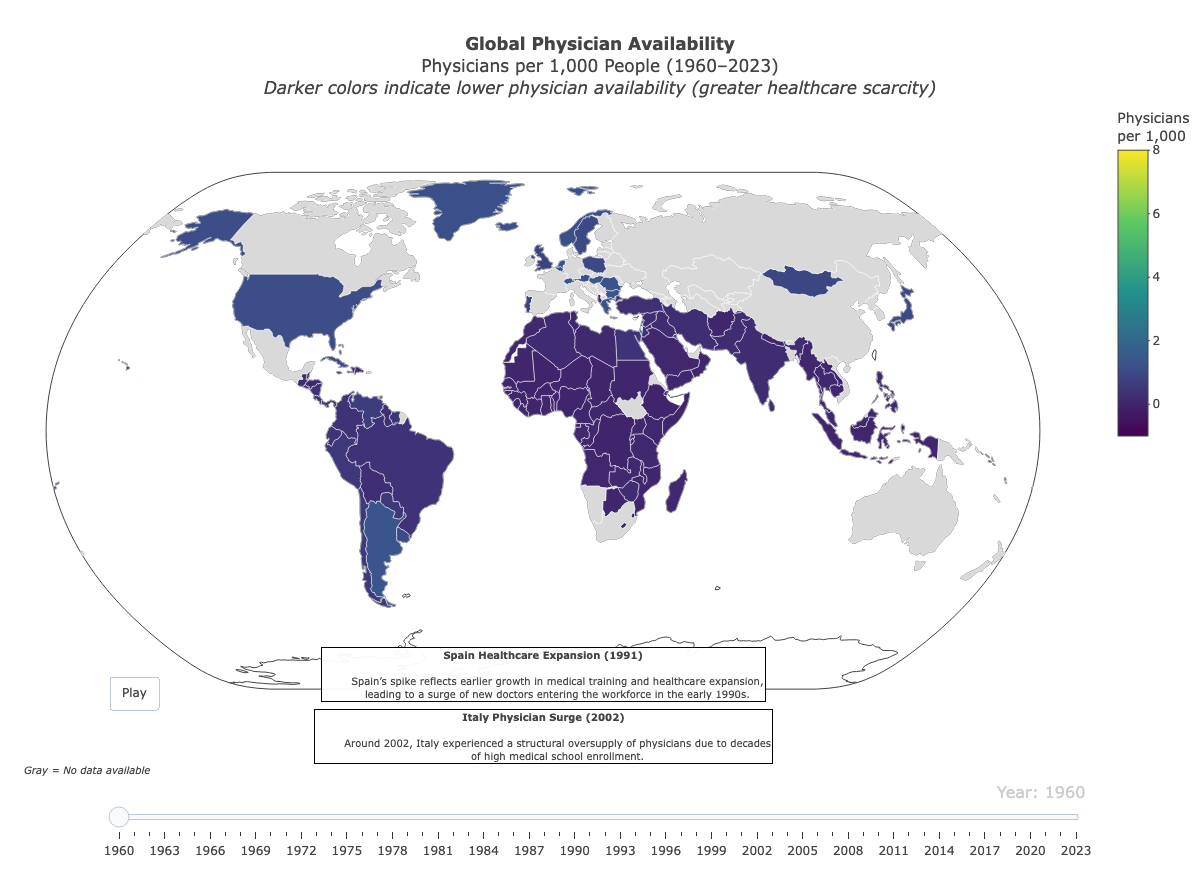

The script that drew this image:
# ---------------------------------------------------------
# Global Doctor Density Animated Choropleth (1960–2023)
# ---------------------------------------------------------

# Install packages (only run once)
install.packages("tidyverse")
install.packages("plotly")
install.packages("htmlwidgets")
install.packages("zoo")

# Load libraries
library(tidyverse)
library(plotly)
library(htmlwidgets)
library(zoo)

# ---------------------------------------------------------
# Load Data
# ---------------------------------------------------------

df <- read_csv("doctors.csv")

# Sort data
df <- df %>%
  arrange(Entity, Year)

# ---------------------------------------------------------
# Fill Missing Years (Carry Last Value Forward)
# ---------------------------------------------------------

all_years <- 1960:2023

df_full <- df %>%
  
  group_by(Entity, Code) %>%
  
  complete(Year = all_years) %>%
  
  arrange(Entity, Year) %>%
  
  mutate(
    `Physicians (per 1,000 people)` =
      zoo::na.locf(`Physicians (per 1,000 people)`, na.rm = FALSE)
  ) %>%
  
  ungroup()

# Remove remaining NA values
df_full <- df_full %>%
  filter(!is.na(`Physicians (per 1,000 people)`))

# ---------------------------------------------------------
# Create Animated Global Map
# ---------------------------------------------------------

fig <- plot_ly(
  
  data = df_full,
  
  type = "choropleth",
  
  locations = ~Code,
  
  z = ~`Physicians (per 1,000 people)`,
  
  text = ~paste(
    "Country:", Entity,
    "<br>Year:", Year,
    "<br>Physicians per 1,000:", round(`Physicians (per 1,000 people)`,2)
  ),
  
  frame = ~Year,
  
  colorscale = "Tealgrn",
  
  zmin = 0,
  zmax = 8,
  
  marker = list(
    line = list(color = "white", width = 0.5)
  )
  
) %>%
  
  layout(
    
    title = list(
      text = "<b>The Global Evolution of Medical Care</b><br>Physicians per 1,000 People (1960–2023)",
      y = 0.95,
      x = 0.5,
      xanchor = "center",
      yanchor = "top",
      font = list(size = 20, family = "Arial")
    ),
    
    geo = list(
      scope = "world",
      showframe = FALSE,
      showcoastlines = TRUE,
      projection = list(type = "natural earth")
    ),
    
    margin = list(r = 0, t = 100, l = 0, b = 0)
  )

# ---------------------------------------------------------
# Display Map
# ---------------------------------------------------------

fig

# ---------------------------------------------------------
# Save Interactive Map
# ---------------------------------------------------------

saveWidget(fig, "global_doctor_density_map.html")







# Load libraries
library(tidyverse)
library(plotly)
library(htmlwidgets)
library(zoo)

# ---------------------------------------------------------
# Load Data
# ---------------------------------------------------------

df <- read_csv("doctors.csv")

df <- df %>%
  arrange(Entity, Year)

# ---------------------------------------------------------
# Fill Missing Years (carry previous value forward)
# ---------------------------------------------------------

all_years <- 1960:2023

df_full <- df %>%
  
  group_by(Entity, Code) %>%
  
  complete(Year = all_years) %>%
  
  arrange(Entity, Year) %>%
  
  mutate(
    `Physicians (per 1,000 people)` =
      zoo::na.locf(`Physicians (per 1,000 people)`, na.rm = FALSE)
  ) %>%
  
  ungroup()

df_full <- df_full %>%
  filter(!is.na(`Physicians (per 1,000 people)`))

# ---------------------------------------------------------
# Create Animated Global Map
# ---------------------------------------------------------

fig <- plot_ly(
  
  data = df_full,
  
  type = "choropleth",
  
  locations = ~Code,
  
  z = ~`Physicians (per 1,000 people)`,
  
  text = ~paste(
    "Country:", Entity,
    "<br>Year:", Year,
    "<br>Physicians per 1,000:", round(`Physicians (per 1,000 people)`,2)
  ),
  
  frame = ~Year,
  
  colorscale = "RdBu",     # red to blue scale
  reversescale = TRUE,     # makes LOW values red
  
  zmin = 0,
  zmax = 8,
  
  marker = list(
    line = list(color = "white", width = 0.5)
  )
  
) %>%
  
  layout(
    
    title = list(
      text = "<b>Global Physician Availability</b><br>Physicians per 1,000 People (1960–2023)",
      y = 0.95,
      x = 0.5,
      xanchor = "center",
      yanchor = "top",
      font = list(size = 20, family = "Arial")
    ),
    
    geo = list(
      scope = "world",
      showframe = FALSE,
      showcoastlines = TRUE,
      projection = list(type = "natural earth")
    ),
    
    margin = list(r = 0, t = 100, l = 0, b = 0)
  )

# ---------------------------------------------------------
# Display Map
# ---------------------------------------------------------

fig

# ---------------------------------------------------------
# Save Interactive Map
# ---------------------------------------------------------

saveWidget(fig, "global_doctor_density_map.html")







# Load libraries
library(tidyverse)
library(plotly)
library(htmlwidgets)
library(zoo)
library(countrycode)

# ---------------------------------------------------------
# Load Data
# ---------------------------------------------------------

df <- read_csv("doctors.csv") %>%
  arrange(Entity, Year)

# ---------------------------------------------------------
# Remove NON-COUNTRIES
# ---------------------------------------------------------

non_countries <- c(
  "World",
  "High-income countries",
  "Low-income countries",
  "Lower-middle-income countries",
  "Upper-middle-income countries",
  "Europe and Central Asia (WB)",
  "East Asia and Pacific (WB)",
  "Latin America and Caribbean (WB)",
  "Middle East and North Africa",
  "South Asia (WB)",
  "Sub-Saharan Africa (WB)",
  "North America (WB)",
  "European Union (27)"
)

df <- df %>%
  filter(!Entity %in% non_countries)

# ---------------------------------------------------------
# Add Country Codes
# ---------------------------------------------------------

df <- df %>%
  mutate(Code = countrycode(Entity, "country.name", "iso3c"))

# Fix mismatches
df$Code[df$Entity == "United States"] <- "USA"
df$Code[df$Entity == "Russia"] <- "RUS"

df <- df %>% filter(!is.na(Code))

# ---------------------------------------------------------
# Fill Missing Years
# ---------------------------------------------------------

all_years <- 1960:2023

df_full <- df %>%
  group_by(Entity, Code) %>%
  complete(Year = all_years) %>%
  arrange(Entity, Year) %>%
  mutate(value = zoo::na.locf(`Physicians (per 1,000 people)`, na.rm = FALSE)) %>%
  ungroup() %>%
  filter(!is.na(value))

# ---------------------------------------------------------
# CREATE ANNOTATION COLUMN (KEY TRICK)
# ---------------------------------------------------------

df_full <- df_full %>%
  mutate(
    note = ifelse(
      Year == 2002,
      paste(
        "<b>Italy Physician Surge (2002)</b><br>",
        "• Overproduction of doctors from past decades<br>",
        "• ~336,000 physicians by late 1990s<br>",
        "• ~39,000 unemployed doctors<br>",
        "• Structural imbalance in healthcare system"
      ),
      ""
    )
  )

# ---------------------------------------------------------
# Create Animated Plot (STABLE METHOD)
# ---------------------------------------------------------

fig <- plot_ly(
  data = df_full,
  type = "choropleth",
  locations = ~Code,
  z = ~value,
  frame = ~Year,
  
  text = ~paste(
    "Country:", Entity,
    "<br>Year:", Year,
    "<br>Physicians per 1,000:", round(value, 2)
  ),
  
  colorscale = "RdBu",
  reversescale = TRUE,
  zmin = 0,
  zmax = 8,
  
  marker = list(line = list(color = "white", width = 0.5))
)

# ---------------------------------------------------------
# Layout WITH CONDITIONAL ANNOTATION
# ---------------------------------------------------------

fig <- fig %>%
  layout(
    title = list(
      text = "<b>Global Physician Availability</b><br>Physicians per 1,000 People (1960–2023)",
      x = 0.5
    ),
    
    geo = list(
      scope = "world",
      projection = list(type = "natural earth")
    ),
    
    margin = list(r = 0, t = 80, l = 0, b = 0),
    
    # This makes annotation update with frames
    annotations = list(
      list(
        text = "",
        x = 0.5,
        y = 0.15,
        xref = "paper",
        yref = "paper",
        showarrow = FALSE,
        bgcolor = "rgba(255,255,255,0.9)",
        bordercolor = "black"
      )
    )
  ) %>%
  
  animation_opts(
    frame = 800,
    transition = 0,
    redraw = TRUE
  ) %>%
  
  animation_slider(
    currentvalue = list(prefix = "Year: ")
  )

# ---------------------------------------------------------
# Show
# ---------------------------------------------------------

fig

# ---------------------------------------------------------
# Save
# ---------------------------------------------------------

saveWidget(fig, "global_doctor_density_map.html")





# Load libraries
library(tidyverse)
library(plotly)
library(htmlwidgets)
library(zoo)
library(countrycode)

# ---------------------------------------------------------
# Load Data
# ---------------------------------------------------------

df <- read_csv("doctors.csv") %>%
  arrange(Entity, Year)

# ---------------------------------------------------------
# REMOVE NON-COUNTRIES (NO WARNINGS)
# ---------------------------------------------------------

df <- df %>%
  filter(!str_detect(Entity, "\\(WB\\)")) %>%  # remove World Bank regions
  filter(!Entity %in% c(
    "World",
    "High-income countries",
    "Low-income countries",
    "Lower-middle-income countries",
    "Upper-middle-income countries",
    "Channel Islands",
    "Micronesia (country)",
    "Middle East, North Africa"
  ))

# ---------------------------------------------------------
# ADD COUNTRY CODES
# ---------------------------------------------------------

df <- df %>%
  mutate(Code = countrycode(Entity, "country.name", "iso3c"))

# Fix common mismatches
df$Code[df$Entity == "United States"] <- "USA"
df$Code[df$Entity == "Russia"] <- "RUS"

# Remove any remaining NA codes
df <- df %>% filter(!is.na(Code))

# ---------------------------------------------------------
# Fill Missing Years
# ---------------------------------------------------------

all_years <- 1960:2023

df_full <- df %>%
  group_by(Entity, Code) %>%
  complete(Year = all_years) %>%
  arrange(Entity, Year) %>%
  mutate(
    value = zoo::na.locf(`Physicians (per 1,000 people)`, na.rm = FALSE)
  ) %>%
  ungroup() %>%
  filter(!is.na(value))

# ---------------------------------------------------------
# CREATE ANNOTATION TEXT (ONLY FOR 2002)
# ---------------------------------------------------------

df_full <- df_full %>%
  mutate(
    note = ifelse(
      Year == 2002,
      paste(
        "<b>Italy Physician Surge (2002)</b><br>",
        "• Overproduction of doctors from past decades<br>",
        "• ~336,000 physicians by late 1990s<br>",
        "• ~39,000 unemployed doctors<br>",
        "• Structural imbalance in healthcare system"
      ),
      ""
    )
  )

# ---------------------------------------------------------
# CREATE ANIMATED MAP (STABLE METHOD)
# ---------------------------------------------------------

fig <- plot_ly(
  data = df_full,
  type = "choropleth",
  
  locations = ~Code,
  z = ~value,
  frame = ~Year,
  
  text = ~paste(
    "Country:", Entity,
    "<br>Year:", Year,
    "<br>Physicians per 1,000:", round(value, 2)
  ),
  
  colorscale = "RdBu",
  reversescale = TRUE,
  zmin = 0,
  zmax = 8,
  
  marker = list(
    line = list(color = "white", width = 0.5)
  )
)

# ---------------------------------------------------------
# LAYOUT + ANNOTATION BOX
# ---------------------------------------------------------

fig <- fig %>%
  layout(
    title = list(
      text = "<b>Global Physician Availability</b><br>Physicians per 1,000 People (1960–2023)",
      x = 0.5
    ),
    
    geo = list(
      scope = "world",
      projection = list(type = "natural earth")
    ),
    
    margin = list(r = 0, t = 80, l = 0, b = 0),
    
    # Static annotation container (will show text when applicable)
    annotations = list(
      list(
        text = "",
        x = 0.5,
        y = 0.15,
        xref = "paper",
        yref = "paper",
        showarrow = FALSE,
        bgcolor = "rgba(255,255,255,0.9)",
        bordercolor = "black",
        borderwidth = 1
      )
    )
  ) %>%
  
  animation_opts(
    frame = 800,
    transition = 0,
    redraw = TRUE
  ) %>%
  
  animation_slider(
    currentvalue = list(prefix = "Year: ")
  )

# ---------------------------------------------------------
# DISPLAY
# ---------------------------------------------------------

fig

# ---------------------------------------------------------
# SAVE
# ---------------------------------------------------------

saveWidget(fig, "global_doctor_density_map.html")



# Load libraries
library(tidyverse)
library(plotly)
library(htmlwidgets)
library(zoo)
library(countrycode)

# ---------------------------------------------------------
# Load Data
# ---------------------------------------------------------

df <- read_csv("doctors.csv") %>%
  arrange(Entity, Year)

# ---------------------------------------------------------
# REMOVE NON-COUNTRIES (FULL CLEAN - NO WARNINGS)
# ---------------------------------------------------------

df <- df %>%
  filter(!str_detect(Entity, "\\(WB\\)")) %>%  # remove WB regions
  filter(!Entity %in% c(
    "World",
    "High-income countries",
    "Low-income countries",
    "Lower-middle-income countries",
    "Upper-middle-income countries",
    "Channel Islands",
    "Micronesia (country)",
    "Middle East, North Africa",
    "European Union (27)"
  ))

# ---------------------------------------------------------
# ADD COUNTRY CODES
# ---------------------------------------------------------

df <- df %>%
  mutate(Code = countrycode(Entity, "country.name", "iso3c"))

# Fix common mismatches
df$Code[df$Entity == "United States"] <- "USA"
df$Code[df$Entity == "Russia"] <- "RUS"

# Remove any remaining NA codes
df <- df %>% filter(!is.na(Code))

# ---------------------------------------------------------
# Fill Missing Years
# ---------------------------------------------------------

all_years <- 1960:2023

df_full <- df %>%
  group_by(Entity, Code) %>%
  complete(Year = all_years) %>%
  arrange(Entity, Year) %>%
  mutate(
    value = zoo::na.locf(`Physicians (per 1,000 people)`, na.rm = FALSE)
  ) %>%
  ungroup() %>%
  filter(!is.na(value))

# ---------------------------------------------------------
# CREATE ANNOTATION TEXT (FOR 2002)
# ---------------------------------------------------------

df_full <- df_full %>%
  mutate(
    note = ifelse(
      Year == 2002,
      paste(
        "<b>Italy Physician Surge (2002)</b><br>",
        "• Overproduction of doctors from past decades<br>",
        "• ~336,000 physicians by late 1990s<br>",
        "• ~39,000 unemployed doctors<br>",
        "• Structural imbalance in healthcare system"
      ),
      ""
    )
  )

# ---------------------------------------------------------
# CREATE ANIMATED MAP
# ---------------------------------------------------------

fig <- plot_ly(
  data = df_full,
  type = "choropleth",
  
  locations = ~Code,
  z = ~value,
  frame = ~Year,
  
  text = ~paste(
    "Country:", Entity,
    "<br>Year:", Year,
    "<br>Physicians per 1,000:", round(value, 2)
  ),
  
  colorscale = "RdBu",
  reversescale = TRUE,
  zmin = 0,
  zmax = 8,
  
  marker = list(
    line = list(color = "white", width = 0.5)
  )
)

# ---------------------------------------------------------
# LAYOUT + ANNOTATION BOX
# ---------------------------------------------------------

fig <- fig %>%
  layout(
    title = list(
      text = "<b>Global Physician Availability</b><br>Physicians per 1,000 People (1960–2023)",
      x = 0.5
    ),
    
    geo = list(
      scope = "world",
      projection = list(type = "natural earth")
    ),
    
    margin = list(r = 0, t = 80, l = 0, b = 0),
    
    annotations = list(
      list(
        text = "",
        x = 0.5,
        y = 0.15,
        xref = "paper",
        yref = "paper",
        showarrow = FALSE,
        bgcolor = "rgba(255,255,255,0.9)",
        bordercolor = "black",
        borderwidth = 1
      )
    )
  ) %>%
  
  animation_opts(
    frame = 800,
    transition = 0,
    redraw = TRUE
  ) %>%
  
  animation_slider(
    currentvalue = list(prefix = "Year: ")
  )

# ---------------------------------------------------------
# DISPLAY
# ---------------------------------------------------------

fig

# ---------------------------------------------------------
# SAVE
# ---------------------------------------------------------

saveWidget(fig, "global_doctor_density_map.html")










# Load libraries
library(tidyverse)
library(plotly)
library(htmlwidgets)
library(zoo)
library(countrycode)

# ---------------------------------------------------------
# Load + Clean Data
# ---------------------------------------------------------

df <- read_csv("doctors.csv") %>%
  arrange(Entity, Year)

df <- df %>%
  filter(!str_detect(Entity, "\\(WB\\)")) %>%
  filter(!Entity %in% c(
    "World",
    "High-income countries",
    "Low-income countries",
    "Lower-middle-income countries",
    "Upper-middle-income countries",
    "Channel Islands",
    "Micronesia (country)",
    "Middle East, North Africa",
    "European Union (27)"
  ))

df <- df %>%
  mutate(Code = countrycode(Entity, "country.name", "iso3c"))

df$Code[df$Entity == "United States"] <- "USA"
df$Code[df$Entity == "Russia"] <- "RUS"

df <- df %>% filter(!is.na(Code))

# ---------------------------------------------------------
# Fill Missing Years
# ---------------------------------------------------------

all_years <- 1960:2023

df_full <- df %>%
  group_by(Entity, Code) %>%
  complete(Year = all_years) %>%
  arrange(Entity, Year) %>%
  mutate(value = zoo::na.locf(`Physicians (per 1,000 people)`, na.rm = FALSE)) %>%
  ungroup() %>%
  filter(!is.na(value))

# ---------------------------------------------------------
# INITIAL FRAME
# ---------------------------------------------------------

first_year <- min(df_full$Year)
df_init <- df_full %>% filter(Year == first_year)

fig <- plot_ly(
  type = "choropleth",
  locations = df_init$Code,
  z = df_init$value,
  text = paste(
    "Country:", df_init$Entity,
    "<br>Year:", df_init$Year,
    "<br>Physicians per 1,000:", round(df_init$value, 2)
  ),
  colorscale = "RdBu",
  reversescale = TRUE,
  zmin = 0,
  zmax = 8,
  marker = list(line = list(color = "white", width = 0.5))
)

# ---------------------------------------------------------
# BUILD FRAMES (FIXED ANNOTATION LOGIC)
# ---------------------------------------------------------

years <- sort(unique(df_full$Year))

frames <- lapply(years, function(y) {
  
  df_year <- df_full %>% filter(Year == y)
  
  # IMPORTANT: Always define annotation (empty or filled)
  annotation_text <- ""
  
  if (y == 2002) {
    annotation_text <- "<b>Italy Physician Surge (2002)</b><br>
    Around 2002, Italy experienced a structural oversupply of physicians 
    due to decades of high medical school enrollment, which led to one 
    of the highest physician densities globally."
  }
  
  list(
    name = as.character(y),
    
    data = list(
      list(
        locations = df_year$Code,
        z = df_year$value,
        text = paste(
          "Country:", df_year$Entity,
          "<br>Year:", df_year$Year,
          "<br>Physicians per 1,000:", round(df_year$value, 2)
        )
      )
    ),
    
    layout = list(
      annotations = list(
        list(
          text = annotation_text,
          x = 0.5,
          y = 0.12,
          xref = "paper",
          yref = "paper",
          showarrow = FALSE,
          align = "center",
          bgcolor = ifelse(annotation_text == "", "rgba(0,0,0,0)", "rgba(255,255,255,0.95)"),
          bordercolor = "black",
          borderwidth = ifelse(annotation_text == "", 0, 1)
        )
      )
    )
  )
})

fig$x$frames <- frames

# ---------------------------------------------------------
# PLAY BUTTON + WORKING SLIDER
# ---------------------------------------------------------

fig <- fig %>%
  layout(
    updatemenus = list(
      list(
        type = "buttons",
        showactive = FALSE,
        buttons = list(
          list(
            label = "Play",
            method = "animate",
            args = list(
              NULL,
              list(
                frame = list(duration = 800, redraw = TRUE),
                transition = list(duration = 0),
                fromcurrent = TRUE
              )
            )
          )
        )
      )
    ),
    
    sliders = list(
      list(
        active = 0,
        currentvalue = list(prefix = "Year: "),
        steps = lapply(years, function(y) {
          list(
            label = y,
            method = "animate",
            args = list(
              list(as.character(y)),
              list(mode = "immediate",
                   frame = list(duration = 0, redraw = TRUE),
                   transition = list(duration = 0))
            )
          )
        })
      )
    )
  )

# ---------------------------------------------------------
# Layout
# ---------------------------------------------------------

fig <- fig %>%
  layout(
    title = list(
      text = "<b>Global Physician Availability</b><br>Physicians per 1,000 People (1960–2023)",
      x = 0.5
    ),
    geo = list(
      scope = "world",
      projection = list(type = "natural earth")
    ),
    margin = list(r = 0, t = 80, l = 0, b = 0)
  )

# ---------------------------------------------------------
# Show + Save
# ---------------------------------------------------------

fig
saveWidget(fig, "global_doctor_density_map.html")







# Load libraries
library(tidyverse)
library(plotly)
library(htmlwidgets)
library(zoo)
library(countrycode)

# ---------------------------------------------------------
# Load + Clean Data
# ---------------------------------------------------------

df <- read_csv("doctors.csv") %>%
  arrange(Entity, Year)

df <- df %>%
  filter(!str_detect(Entity, "\\(WB\\)")) %>%
  filter(!Entity %in% c(
    "World",
    "High-income countries",
    "Low-income countries",
    "Lower-middle-income countries",
    "Upper-middle-income countries",
    "Channel Islands",
    "Micronesia (country)",
    "Middle East, North Africa",
    "European Union (27)"
  ))

df <- df %>%
  mutate(Code = countrycode(Entity, "country.name", "iso3c"))

df$Code[df$Entity == "United States"] <- "USA"
df$Code[df$Entity == "Russia"] <- "RUS"

df <- df %>% filter(!is.na(Code))

# ---------------------------------------------------------
# Fill Missing Years
# ---------------------------------------------------------

all_years <- 1960:2023

df_full <- df %>%
  group_by(Entity, Code) %>%
  complete(Year = all_years) %>%
  arrange(Entity, Year) %>%
  mutate(value = zoo::na.locf(`Physicians (per 1,000 people)`, na.rm = FALSE)) %>%
  ungroup() %>%
  filter(!is.na(value))

# ---------------------------------------------------------
# INITIAL FRAME
# ---------------------------------------------------------

first_year <- min(df_full$Year)
df_init <- df_full %>% filter(Year == first_year)

fig <- plot_ly(
  type = "choropleth",
  locations = df_init$Code,
  z = df_init$value,
  text = paste(
    "Country:", df_init$Entity,
    "<br>Year:", df_init$Year,
    "<br>Physicians per 1,000:", round(df_init$value, 2)
  ),
  colorscale = "RdBu",
  reversescale = TRUE,
  zmin = 0,
  zmax = 8,
  marker = list(line = list(color = "white", width = 0.5))
)

# ---------------------------------------------------------
# BUILD FRAMES (SPAIN + ITALY)
# ---------------------------------------------------------

years <- sort(unique(df_full$Year))

frames <- lapply(years, function(y) {
  
  df_year <- df_full %>% filter(Year == y)
  
  annotation_text <- ""
  
  # Spain 1991
  if (y == 1991) {
    annotation_text <- "<b>Spain Healthcare Expansion (1991)</b><br>
    Spain’s spike reflects earlier growth in medical training and healthcare expansion, 
    leading to a surge of new doctors entering the workforce in the early 1990s."
  }
  
  # Italy 2002
  if (y == 2002) {
    annotation_text <- "<b>Italy Physician Surge (2002)</b><br>
    Around 2002, Italy experienced a structural oversupply of physicians 
    due to decades of high medical school enrollment, which led to one 
    of the highest physician densities globally."
  }
  
  list(
    name = as.character(y),
    
    data = list(
      list(
        locations = df_year$Code,
        z = df_year$value,
        text = paste(
          "Country:", df_year$Entity,
          "<br>Year:", df_year$Year,
          "<br>Physicians per 1,000:", round(df_year$value, 2)
        )
      )
    ),
    
    layout = list(
      annotations = list(
        list(
          text = annotation_text,
          x = 0.5,
          y = 0.12,
          xref = "paper",
          yref = "paper",
          showarrow = FALSE,
          align = "center",
          bgcolor = ifelse(annotation_text == "", "rgba(0,0,0,0)", "rgba(255,255,255,0.95)"),
          bordercolor = "black",
          borderwidth = ifelse(annotation_text == "", 0, 1)
        )
      )
    )
  )
})

fig$x$frames <- frames

# ---------------------------------------------------------
# PLAY BUTTON + SLIDER
# ---------------------------------------------------------

fig <- fig %>%
  layout(
    updatemenus = list(
      list(
        type = "buttons",
        showactive = FALSE,
        buttons = list(
          list(
            label = "Play",
            method = "animate",
            args = list(
              NULL,
              list(
                frame = list(duration = 800, redraw = TRUE),
                transition = list(duration = 0),
                fromcurrent = TRUE
              )
            )
          )
        )
      )
    ),
    
    sliders = list(
      list(
        active = 0,
        currentvalue = list(prefix = "Year: "),
        steps = lapply(years, function(y) {
          list(
            label = y,
            method = "animate",
            args = list(
              list(as.character(y)),
              list(mode = "immediate",
                   frame = list(duration = 0, redraw = TRUE),
                   transition = list(duration = 0))
            )
          )
        })
      )
    )
  )

# ---------------------------------------------------------
# Layout
# ---------------------------------------------------------

fig <- fig %>%
  layout(
    title = list(
      text = "<b>Global Physician Availability</b><br>Physicians per 1,000 People (1960–2023)",
      x = 0.5
    ),
    geo = list(
      scope = "world",
      projection = list(type = "natural earth")
    ),
    margin = list(r = 0, t = 80, l = 0, b = 0)
  )

# ---------------------------------------------------------
# Show + Save
# ---------------------------------------------------------

fig
saveWidget(fig, "global_doctor_density_map.html")






# Load libraries
library(tidyverse)
library(plotly)
library(htmlwidgets)
library(zoo)
library(countrycode)

# ---------------------------------------------------------
# Load + Clean Data
# ---------------------------------------------------------

df <- read_csv("doctors.csv") %>%
  arrange(Entity, Year)

df <- df %>%
  filter(!str_detect(Entity, "\\(WB\\)")) %>%
  filter(!Entity %in% c(
    "World",
    "High-income countries",
    "Low-income countries",
    "Lower-middle-income countries",
    "Upper-middle-income countries",
    "Channel Islands",
    "Micronesia (country)",
    "Middle East, North Africa",
    "European Union (27)"
  ))

df <- df %>%
  mutate(Code = countrycode(Entity, "country.name", "iso3c"))

df$Code[df$Entity == "United States"] <- "USA"
df$Code[df$Entity == "Russia"] <- "RUS"

df <- df %>% filter(!is.na(Code))

# ---------------------------------------------------------
# Fill Missing Years
# ---------------------------------------------------------

all_years <- 1960:2023

df_full <- df %>%
  group_by(Entity, Code) %>%
  complete(Year = all_years) %>%
  arrange(Entity, Year) %>%
  mutate(value = zoo::na.locf(`Physicians (per 1,000 people)`, na.rm = FALSE)) %>%
  ungroup() %>%
  filter(!is.na(value))

# ---------------------------------------------------------
# INITIAL FRAME
# ---------------------------------------------------------

first_year <- min(df_full$Year)
df_init <- df_full %>% filter(Year == first_year)

fig <- plot_ly(
  type = "choropleth",
  locations = df_init$Code,
  z = df_init$value,
  text = paste(
    "Country:", df_init$Entity,
    "<br>Year:", df_init$Year,
    "<br>Physicians per 1,000:", round(df_init$value, 2)
  ),
  colorscale = "RdBu",
  reversescale = TRUE,
  zmin = 0,
  zmax = 8,
  marker = list(line = list(color = "white", width = 0.5))
)

# ---------------------------------------------------------
# BUILD FRAMES (ANIMATIONS)
# ---------------------------------------------------------

years <- sort(unique(df_full$Year))

frames <- lapply(years, function(y) {
  
  df_year <- df_full %>% filter(Year == y)
  
  annotation_text <- ""
  
  # Spain 1991
  if (y == 1991) {
    annotation_text <- "<b>Spain Healthcare Expansion (1991)</b><br>
    Spain’s spike reflects earlier growth in medical training and healthcare expansion, 
    leading to a surge of new doctors entering the workforce in the early 1990s."
  }
  
  # Italy 2002
  if (y == 2002) {
    annotation_text <- "<b>Italy Physician Surge (2002)</b><br>
    Around 2002, Italy experienced a structural oversupply of physicians 
    due to decades of high medical school enrollment, leading to one 
    of the highest physician densities globally."
  }
  
  list(
    name = as.character(y),
    
    data = list(
      list(
        locations = df_year$Code,
        z = df_year$value,
        text = paste(
          "Country:", df_year$Entity,
          "<br>Year:", df_year$Year,
          "<br>Physicians per 1,000:", round(df_year$value, 2)
        )
      )
    ),
    
    layout = list(
      annotations = list(
        list(
          text = annotation_text,
          x = 0.5,
          y = 0.12,
          xref = "paper",
          yref = "paper",
          showarrow = FALSE,
          align = "center",
          bgcolor = ifelse(annotation_text == "", "rgba(0,0,0,0)", "rgba(255,255,255,0.95)"),
          bordercolor = "black",
          borderwidth = ifelse(annotation_text == "", 0, 1)
        )
      )
    )
  )
})

fig$x$frames <- frames

# ---------------------------------------------------------
# PLAY BUTTON + SLIDER (FIXED)
# ---------------------------------------------------------

fig <- fig %>%
  layout(
    updatemenus = list(
      list(
        type = "buttons",
        showactive = FALSE,
        x = 0.1,
        y = 0.05,
        xanchor = "left",
        yanchor = "bottom",
        direction = "left",
        
        buttons = list(
          list(
            label = "Play",
            method = "animate",
            args = list(
              NULL,
              list(
                frame = list(duration = 800, redraw = TRUE),
                transition = list(duration = 0),
                fromcurrent = TRUE,
                mode = "immediate"
              )
            )
          )
        )
      )
    ),
    
    sliders = list(
      list(
        active = 0,
        x = 0.1,
        y = 0,
        len = 0.9,
        currentvalue = list(prefix = "Year: "),
        
        steps = lapply(years, function(y) {
          list(
            label = y,
            method = "animate",
            args = list(
              list(as.character(y)),
              list(
                mode = "immediate",
                frame = list(duration = 0, redraw = TRUE),
                transition = list(duration = 0)
              )
            )
          )
        })
      )
    )
  )

# ---------------------------------------------------------
# ENABLE ANIMATION (CRITICAL FIX)
# ---------------------------------------------------------

fig <- fig %>%
  animation_opts(
    frame = 500,        # speed (lower = faster)
    transition = 0,
    redraw = TRUE
  )

# ---------------------------------------------------------
# Layout
# ---------------------------------------------------------

fig <- fig %>%
  layout(
    title = list(
      text = "<b>Global Physician Availability</b><br>Physicians per 1,000 People (1960–2023)",
      x = 0.5
    ),
    geo = list(
      scope = "world",
      projection = list(type = "natural earth")
    ),
    margin = list(r = 0, t = 80, l = 0, b = 0)
  )

# ---------------------------------------------------------
# Show + Save
# ---------------------------------------------------------

fig

saveWidget(fig, "global_doctor_density_map.html")





# Load libraries
library(tidyverse)
library(plotly)
library(htmlwidgets)
library(zoo)
library(countrycode)

# ---------------------------------------------------------
# Load + Clean Data
# ---------------------------------------------------------

df <- read_csv("doctors.csv") %>%
  arrange(Entity, Year)

df <- df %>%
  filter(!str_detect(Entity, "\\(WB\\)")) %>%
  filter(!Entity %in% c(
    "World",
    "High-income countries",
    "Low-income countries",
    "Lower-middle-income countries",
    "Upper-middle-income countries",
    "Channel Islands",
    "Micronesia (country)",
    "Middle East, North Africa",
    "European Union (27)"
  ))

df <- df %>%
  mutate(Code = countrycode(Entity, "country.name", "iso3c"))

df$Code[df$Entity == "United States"] <- "USA"
df$Code[df$Entity == "Russia"] <- "RUS"

df <- df %>% filter(!is.na(Code))

# ---------------------------------------------------------
# Fill Missing Years
# ---------------------------------------------------------

all_years <- 1960:2023

df_full <- df %>%
  group_by(Entity, Code) %>%
  complete(Year = all_years) %>%
  arrange(Entity, Year) %>%
  mutate(value = zoo::na.locf(`Physicians (per 1,000 people)`, na.rm = FALSE)) %>%
  ungroup() %>%
  filter(!is.na(value))

# ---------------------------------------------------------
# ADD ANNOTATIONS COLUMN (NEW METHOD)
# ---------------------------------------------------------

df_full <- df_full %>%
  mutate(annotation = case_when(
    Year == 1991 ~ "<b>Spain Healthcare Expansion (1991)</b><br>
    Spain’s spike reflects earlier growth in medical training and healthcare expansion,
    leading to a surge of new doctors entering the workforce in the early 1990s.",
    
    Year == 2002 ~ "<b>Italy Physician Surge (2002)</b><br>
    Around 2002, Italy experienced a structural oversupply of physicians due to decades
    of high medical school enrollment, leading to one of the highest physician densities globally.",
    
    TRUE ~ ""
  ))

# ---------------------------------------------------------
# BUILD ANIMATED MAP (CRITICAL FIX)
# ---------------------------------------------------------

fig <- plot_ly(
  data = df_full,
  type = "choropleth",
  locations = ~Code,
  z = ~value,
  frame = ~Year,   # 🚨 THIS FIXES EVERYTHING
  text = ~paste(
    "Country:", Entity,
    "<br>Year:", Year,
    "<br>Physicians per 1,000:", round(value, 2)
  ),
  hoverinfo = "text",
  colorscale = "RdBu",
  reversescale = TRUE,
  zmin = 0,
  zmax = 8,
  marker = list(line = list(color = "white", width = 0.5))
)

# ---------------------------------------------------------
# ADD DYNAMIC ANNOTATIONS
# ---------------------------------------------------------

years <- sort(unique(df_full$Year))

annotations_list <- lapply(years, function(y) {
  
  text_val <- df_full %>%
    filter(Year == y) %>%
    slice(1) %>%
    pull(annotation)
  
  list(
    text = text_val,
    x = 0.5,
    y = 0.12,
    xref = "paper",
    yref = "paper",
    showarrow = FALSE,
    align = "center",
    bgcolor = ifelse(text_val == "", "rgba(0,0,0,0)", "rgba(255,255,255,0.95)"),
    bordercolor = "black",
    borderwidth = ifelse(text_val == "", 0, 1)
  )
})

# Attach annotations to frames
fig$x$layout$annotations <- annotations_list[[1]]

for (i in seq_along(fig$x$frames)) {
  fig$x$frames[[i]]$layout$annotations <- list(annotations_list[[i]])
}

# ---------------------------------------------------------
# ENABLE ANIMATION (REQUIRED)
# ---------------------------------------------------------

fig <- fig %>%
  animation_opts(
    frame = 500,
    transition = 0,
    redraw = TRUE
  ) %>%
  animation_button(x = 0.1, y = 0.05) %>%
  animation_slider(x = 0.1, len = 0.9)

# ---------------------------------------------------------
# Layout
# ---------------------------------------------------------

fig <- fig %>%
  layout(
    title = list(
      text = "<b>Global Physician Availability</b><br>Physicians per 1,000 People (1960–2023)",
      x = 0.5
    ),
    geo = list(
      scope = "world",
      projection = list(type = "natural earth")
    ),
    margin = list(r = 0, t = 80, l = 0, b = 0)
  )

# ---------------------------------------------------------
# Show + Save
# ---------------------------------------------------------

fig

saveWidget(fig, "global_doctor_density_map.html")







# Load libraries
library(tidyverse)
library(plotly)
library(htmlwidgets)
library(zoo)
library(countrycode)

# ---------------------------------------------------------
# Load + Clean Data
# ---------------------------------------------------------

df <- read_csv("doctors.csv") %>%
  arrange(Entity, Year)

df <- df %>%
  filter(!str_detect(Entity, "\\(WB\\)")) %>%
  filter(!Entity %in% c(
    "World",
    "High-income countries",
    "Low-income countries",
    "Lower-middle-income countries",
    "Upper-middle-income countries",
    "Channel Islands",
    "Micronesia (country)",
    "Middle East, North Africa",
    "European Union (27)"
  ))

df <- df %>%
  mutate(Code = countrycode(Entity, "country.name", "iso3c"))

df$Code[df$Entity == "United States"] <- "USA"
df$Code[df$Entity == "Russia"] <- "RUS"

df <- df %>% filter(!is.na(Code))

# ---------------------------------------------------------
# Fill Missing Years
# ---------------------------------------------------------

all_years <- 1960:2023

df_full <- df %>%
  group_by(Entity, Code) %>%
  complete(Year = all_years) %>%
  arrange(Entity, Year) %>%
  mutate(value = zoo::na.locf(`Physicians (per 1,000 people)`, na.rm = FALSE)) %>%
  ungroup() %>%
  filter(!is.na(value))

# ---------------------------------------------------------
# BUILD ANIMATED MAP
# ---------------------------------------------------------

fig <- plot_ly(
  data = df_full,
  type = "choropleth",
  locations = ~Code,
  z = ~value,
  frame = ~Year,
  text = ~paste(
    "Country:", Entity,
    "<br>Year:", Year,
    "<br>Physicians per 1,000:", round(value, 2)
  ),
  hoverinfo = "text",
  colorscale = "RdBu",
  reversescale = TRUE,
  zmin = 0,
  zmax = 8,
  marker = list(line = list(color = "white", width = 0.5))
)

# ---------------------------------------------------------
# ENABLE ANIMATION
# ---------------------------------------------------------

fig <- fig %>%
  animation_opts(
    frame = 500,
    transition = 0,
    redraw = TRUE
  ) %>%
  animation_button(x = 0.1, y = 0.05) %>%
  animation_slider(x = 0.1, len = 0.9)

# ---------------------------------------------------------
# ADD CLEAN, SMALLER ANNOTATIONS
# ---------------------------------------------------------

fig <- fig %>%
  layout(
    title = list(
      text = "<b>Global Physician Availability</b><br>Physicians per 1,000 People (1960–2023)",
      x = 0.5
    ),
    
    geo = list(
      scope = "world",
      projection = list(type = "natural earth")
    ),
    
    annotations = list(
      
      # Spain annotation (smaller + cleaner)
      list(
        text = "<b>Spain Healthcare Expansion (1991)</b><br>
        Spain’s spike reflects earlier growth in medical training and healthcare expansion,
        leading to a surge of new doctors entering the workforce in the early 1990s.",
        x = 0.05,
        y = 0.25,
        xref = "paper",
        yref = "paper",
        showarrow = FALSE,
        align = "left",
        font = list(size = 10),
        bgcolor = "rgba(255,255,255,0.9)",
        bordercolor = "black",
        borderwidth = 1
      ),
      
      # Italy annotation (shortened + cleaner)
      list(
        text = "<b>Italy Physician Surge (2002)</b><br>
        Around 2002, Italy experienced a structural oversupply of physicians due to decades
        of high medical school enrollment.",
        x = 0.05,
        y = 0.12,
        xref = "paper",
        yref = "paper",
        showarrow = FALSE,
        align = "left",
        font = list(size = 10),
        bgcolor = "rgba(255,255,255,0.9)",
        bordercolor = "black",
        borderwidth = 1
      )
      
    ),
    
    margin = list(r = 0, t = 80, l = 0, b = 0)
  )

# ---------------------------------------------------------
# Show + Save
# ---------------------------------------------------------

fig

saveWidget(fig, "global_doctor_density_map.html")








# Load libraries
library(tidyverse)
library(plotly)
library(htmlwidgets)
library(zoo)
library(countrycode)

# ---------------------------------------------------------
# Load + Clean Data
# ---------------------------------------------------------

df <- read_csv("doctors.csv") %>%
  arrange(Entity, Year)

df <- df %>%
  filter(!str_detect(Entity, "\\(WB\\)")) %>%
  filter(!Entity %in% c(
    "World",
    "High-income countries",
    "Low-income countries",
    "Lower-middle-income countries",
    "Upper-middle-income countries",
    "Channel Islands",
    "Micronesia (country)",
    "Middle East, North Africa",
    "European Union (27)"
  ))

df <- df %>%
  mutate(Code = countrycode(Entity, "country.name", "iso3c"))

df$Code[df$Entity == "United States"] <- "USA"
df$Code[df$Entity == "Russia"] <- "RUS"

df <- df %>% filter(!is.na(Code))

# ---------------------------------------------------------
# Fill Missing Years
# ---------------------------------------------------------

all_years <- 1960:2023

df_full <- df %>%
  group_by(Entity, Code) %>%
  complete(Year = all_years) %>%
  arrange(Entity, Year) %>%
  mutate(value = zoo::na.locf(`Physicians (per 1,000 people)`, na.rm = FALSE)) %>%
  ungroup() %>%
  filter(!is.na(value))

# ---------------------------------------------------------
# BUILD ANIMATED MAP
# ---------------------------------------------------------

fig <- plot_ly(
  data = df_full,
  type = "choropleth",
  locations = ~Code,
  z = ~value,
  frame = ~Year,
  text = ~paste(
    "Country:", Entity,
    "<br>Year:", Year,
    "<br>Physicians per 1,000:", round(value, 2)
  ),
  hoverinfo = "text",
  colorscale = "RdBu",
  reversescale = TRUE,
  zmin = 0,
  zmax = 8,
  marker = list(line = list(color = "white", width = 0.5))
)

# ---------------------------------------------------------
# ENABLE ANIMATION
# ---------------------------------------------------------

fig <- fig %>%
  animation_opts(
    frame = 500,
    transition = 0,
    redraw = TRUE
  ) %>%
  animation_button(x = 0.1, y = 0.05) %>%
  animation_slider(x = 0.1, len = 0.9)

# ---------------------------------------------------------
# ADD LOWERED, CENTERED ANNOTATIONS (FINAL POSITION)
# ---------------------------------------------------------

fig <- fig %>%
  layout(
    title = list(
      text = "<b>Global Physician Availability</b><br>Physicians per 1,000 People (1960–2023)",
      x = 0.5
    ),
    
    geo = list(
      scope = "world",
      projection = list(type = "natural earth")
    ),
    
    annotations = list(
      
      # Spain (lower again)
      list(
        text = "<b>Spain Healthcare Expansion (1991)</b><br>
        Spain’s spike reflects earlier growth in medical training and healthcare expansion.",
        x = 0.5,
        y = 0.13,   # 👈 lowered again
        xref = "paper",
        yref = "paper",
        showarrow = FALSE,
        align = "center",
        font = list(size = 9),
        bgcolor = "rgba(255,255,255,0.9)",
        bordercolor = "black",
        borderwidth = 1
      ),
      
      # Italy (lower again)
      list(
        text = "<b>Italy Physician Surge (2002)</b><br>
        Structural oversupply due to decades of high medical school enrollment.",
        x = 0.5,
        y = 0.03,   # 👈 lowered again
        xref = "paper",
        yref = "paper",
        showarrow = FALSE,
        align = "center",
        font = list(size = 9),
        bgcolor = "rgba(255,255,255,0.9)",
        bordercolor = "black",
        borderwidth = 1
      )
      
    ),
    
    margin = list(r = 0, t = 80, l = 0, b = 0)
  )

# ---------------------------------------------------------
# Show + Save
# ---------------------------------------------------------

fig

saveWidget(fig, "global_doctor_density_map.html")






# Load libraries
library(tidyverse)
library(plotly)
library(htmlwidgets)
library(zoo)
library(countrycode)

# ---------------------------------------------------------
# Load + Clean Data
# ---------------------------------------------------------

df <- read_csv("doctors.csv") %>%
  arrange(Entity, Year)

df <- df %>%
  filter(!str_detect(Entity, "\\(WB\\)")) %>%
  filter(!Entity %in% c(
    "World",
    "High-income countries",
    "Low-income countries",
    "Lower-middle-income countries",
    "Upper-middle-income countries",
    "Channel Islands",
    "Micronesia (country)",
    "Middle East, North Africa",
    "European Union (27)"
  ))

df <- df %>%
  mutate(Code = countrycode(Entity, "country.name", "iso3c"))

df$Code[df$Entity == "United States"] <- "USA"
df$Code[df$Entity == "Russia"] <- "RUS"

df <- df %>% filter(!is.na(Code))

# ---------------------------------------------------------
# Fill Missing Years
# ---------------------------------------------------------

all_years <- 1960:2023

df_full <- df %>%
  group_by(Entity, Code) %>%
  complete(Year = all_years) %>%
  arrange(Entity, Year) %>%
  mutate(value = zoo::na.locf(`Physicians (per 1,000 people)`, na.rm = FALSE)) %>%
  ungroup() %>%
  filter(!is.na(value))

# ---------------------------------------------------------
# BUILD ANIMATED MAP
# ---------------------------------------------------------

fig <- plot_ly(
  data = df_full,
  type = "choropleth",
  locations = ~Code,
  z = ~value,
  frame = ~Year,
  text = ~paste(
    "Country:", Entity,
    "<br>Year:", Year,
    "<br>Physicians per 1,000:", round(value, 2)
  ),
  hoverinfo = "text",
  colorscale = "RdBu",
  reversescale = TRUE,
  zmin = 0,
  zmax = 8,
  marker = list(line = list(color = "white", width = 0.5))
)

# ---------------------------------------------------------
# ENABLE ANIMATION
# ---------------------------------------------------------

fig <- fig %>%
  animation_opts(
    frame = 500,
    transition = 0,
    redraw = TRUE
  ) %>%
  animation_button(x = 0.1, y = 0.05) %>%
  animation_slider(x = 0.1, len = 0.9)

# ---------------------------------------------------------
# ADD FINAL ANNOTATIONS (UPDATED TEXT)
# ---------------------------------------------------------

fig <- fig %>%
  layout(
    title = list(
      text = "<b>Global Physician Availability</b><br>Physicians per 1,000 People (1960–2023)",
      x = 0.5
    ),
    
    geo = list(
      scope = "world",
      projection = list(type = "natural earth")
    ),
    
    annotations = list(
      
      # Spain annotation (updated text)
      list(
        text = "<b>Spain Healthcare Expansion (1991)</b><br>
        Spain’s spike reflects earlier growth in medical training and healthcare expansion,
        leading to a surge of new doctors entering the workforce in the early 1990s.",
        x = 0.5,
        y = 0.11,
        xref = "paper",
        yref = "paper",
        showarrow = FALSE,
        align = "center",
        font = list(size = 9),
        bgcolor = "rgba(255,255,255,0.9)",
        bordercolor = "black",
        borderwidth = 1
      ),
      
      # Italy annotation (updated text)
      list(
        text = "<b>Italy Physician Surge (2002)</b><br>
        Around 2002, Italy experienced a structural oversupply of physicians due to decades
        of high medical school enrollment.",
        x = 0.5,
        y = 0.01,
        xref = "paper",
        yref = "paper",
        showarrow = FALSE,
        align = "center",
        font = list(size = 9),
        bgcolor = "rgba(255,255,255,0.9)",
        bordercolor = "black",
        borderwidth = 1
      )
      
    ),
    
    margin = list(r = 0, t = 80, l = 0, b = 0)
  )

# ---------------------------------------------------------
# Show + Save
# ---------------------------------------------------------

fig

saveWidget(fig, "global_doctor_density_map.html")






# ---------------------------------------------------------
# Load libraries
# ---------------------------------------------------------
library(tidyverse)
library(plotly)
library(htmlwidgets)
library(zoo)
library(countrycode)

# ---------------------------------------------------------
# Load + Clean Data
# ---------------------------------------------------------
df <- read_csv("doctors.csv") %>%
  arrange(Entity, Year)

df <- df %>%
  filter(!str_detect(Entity, "\\(WB\\)")) %>%
  filter(!Entity %in% c(
    "World",
    "High-income countries",
    "Low-income countries",
    "Lower-middle-income countries",
    "Upper-middle-income countries",
    "Channel Islands",
    "Micronesia (country)",
    "Middle East, North Africa",
    "European Union (27)"
  ))

# Add ISO codes
df <- df %>%
  mutate(Code = countrycode(Entity, "country.name", "iso3c"))

df$Code[df$Entity == "United States"] <- "USA"
df$Code[df$Entity == "Russia"] <- "RUS"

df <- df %>% filter(!is.na(Code))

# ---------------------------------------------------------
# Fill Missing Years (forward fill only real observations)
# ---------------------------------------------------------
all_years <- 1960:2023

df_full <- df %>%
  group_by(Entity, Code) %>%
  complete(Year = all_years) %>%
  arrange(Entity, Year) %>%
  mutate(value = zoo::na.locf(`Physicians (per 1,000 people)`, na.rm = FALSE)) %>%
  ungroup()

# ---------------------------------------------------------
# BUILD ANIMATED MAP
# ---------------------------------------------------------
fig <- plot_ly(
  data = df_full,
  type = "choropleth",
  locations = ~Code,
  z = ~value,
  frame = ~Year,
  
  text = ~paste(
    "Country:", Entity,
    "<br>Year:", Year,
    "<br>Physicians per 1,000:", round(value, 2)
  ),
  hoverinfo = "text",
  
  # ✅ CUSTOM RED → BLUE SCALE (keeps urgency storytelling)
  colorscale = list(
    c(0, "#67000d"),   # dark red (low)
    c(0.2, "#cb181d"),
    c(0.4, "#fb6a4a"),
    c(0.6, "#fcae91"),
    c(0.8, "#deebf7"),
    c(1, "#3182bd")    # blue (high)
  ),
  
  zmin = 0,
  zmax = 8,
  
  colorbar = list(
    title = "Physicians<br>per 1,000"
  ),
  
  marker = list(
    line = list(color = "white", width = 0.5)
  )
)

# ---------------------------------------------------------
# ANIMATION SETTINGS
# ---------------------------------------------------------
fig <- fig %>%
  animation_opts(
    frame = 600,
    transition = 0,
    redraw = TRUE
  ) %>%
  animation_button(
    x = 0.1,
    y = 0.05,
    xanchor = "left",
    yanchor = "bottom"
  ) %>%
  animation_slider(
    x = 0.1,
    len = 0.9
  )

# ---------------------------------------------------------
# LAYOUT + ANNOTATIONS
# ---------------------------------------------------------
fig <- fig %>%
  layout(
    title = list(
      text = paste0(
        "<b>Global Physician Availability</b><br>",
        "Physicians per 1,000 People (1960–2023)"
      ),
      x = 0.5
    ),
    
    geo = list(
      scope = "world",
      projection = list(type = "natural earth")
    ),
    
    annotations = list(
      
      # Spain annotation
      list(
        text = "<b>Spain Healthcare Expansion (1991)</b><br>
        Spain’s spike reflects earlier growth in medical training and healthcare expansion,
        leading to a surge of new doctors entering the workforce in the early 1990s.",
        x = 0.5,
        y = 0.11,
        xref = "paper",
        yref = "paper",
        showarrow = FALSE,
        align = "center",
        font = list(size = 9),
        bgcolor = "rgba(255,255,255,0.9)",
        bordercolor = "black",
        borderwidth = 1
      ),
      
      # Italy annotation
      list(
        text = "<b>Italy Physician Surge (2002)</b><br>
        Around 2002, Italy experienced a structural oversupply of physicians due to decades
        of high medical school enrollment.",
        x = 0.5,
        y = 0.01,
        xref = "paper",
        yref = "paper",
        showarrow = FALSE,
        align = "center",
        font = list(size = 9),
        bgcolor = "rgba(255,255,255,0.9)",
        bordercolor = "black",
        borderwidth = 1
      )
    ),
    
    margin = list(r = 0, t = 90, l = 0, b = 0)
  )

# ---------------------------------------------------------
# SHOW + SAVE
# ---------------------------------------------------------
fig

saveWidget(fig, "global_doctor_density_map.html")




# ---------------------------------------------------------
# Load libraries
# ---------------------------------------------------------
library(tidyverse)
library(plotly)
library(htmlwidgets)
library(zoo)
library(countrycode)

# ---------------------------------------------------------
# Load + Clean Data
# ---------------------------------------------------------
df <- read_csv("doctors.csv") %>%
  arrange(Entity, Year)

df <- df %>%
  filter(!str_detect(Entity, "\\(WB\\)")) %>%
  filter(!Entity %in% c(
    "World",
    "High-income countries",
    "Low-income countries",
    "Lower-middle-income countries",
    "Upper-middle-income countries",
    "Channel Islands",
    "Micronesia (country)",
    "Middle East, North Africa",
    "European Union (27)"
  ))

# Add ISO codes
df <- df %>%
  mutate(Code = countrycode(Entity, "country.name", "iso3c"))

df$Code[df$Entity == "United States"] <- "USA"
df$Code[df$Entity == "Russia"] <- "RUS"

df <- df %>% filter(!is.na(Code))

# ---------------------------------------------------------
# Fill Missing Years (forward fill only real observations)
# ---------------------------------------------------------
all_years <- 1960:2023

df_full <- df %>%
  group_by(Entity, Code) %>%
  complete(Year = all_years) %>%
  arrange(Entity, Year) %>%
  mutate(value = zoo::na.locf(`Physicians (per 1,000 people)`, na.rm = FALSE)) %>%
  ungroup()

# ---------------------------------------------------------
# BUILD ANIMATED MAP
# ---------------------------------------------------------
fig <- plot_ly(
  data = df_full,
  type = "choropleth",
  locations = ~Code,
  z = ~value,
  frame = ~Year,
  
  text = ~paste(
    "Country:", Entity,
    "<br>Year:", Year,
    "<br>Physicians per 1,000:", round(value, 2)
  ),
  hoverinfo = "text",
  
  # ✅ COLORBLIND-FRIENDLY SCALE
  colorscale = "Viridis",
  reversescale = FALSE,
  
  # ✅ FIXED SCALE RANGE
  zmin = 0,
  zmax = 8,
  
  # ✅ COLORBAR LABEL
  colorbar = list(
    title = "Physicians<br>per 1,000"
  ),
  
  marker = list(
    line = list(color = "white", width = 0.5)
  )
)

# ---------------------------------------------------------
# ANIMATION SETTINGS
# ---------------------------------------------------------
fig <- fig %>%
  animation_opts(
    frame = 600,
    transition = 0,
    redraw = TRUE
  ) %>%
  animation_button(
    x = 0.1,
    y = 0.05,
    xanchor = "left",
    yanchor = "bottom"
  ) %>%
  animation_slider(
    x = 0.1,
    len = 0.9
  )

# ---------------------------------------------------------
# LAYOUT + ANNOTATIONS
# ---------------------------------------------------------
fig <- fig %>%
  layout(
    title = list(
      text = paste0(
        "<b>Global Physician Availability</b><br>",
        "Physicians per 1,000 People (1960–2023)<br>",
        "<i>Darker colors indicate lower physician availability</i>"
      ),
      x = 0.5
    ),
    
    geo = list(
      scope = "world",
      projection = list(type = "natural earth")
    ),
    
    annotations = list(
      
      # Spain annotation
      list(
        text = "<b>Spain Healthcare Expansion (1991)</b><br>
        Spain’s spike reflects earlier growth in medical training and healthcare expansion,
        leading to a surge of new doctors entering the workforce in the early 1990s.",
        x = 0.5,
        y = 0.11,
        xref = "paper",
        yref = "paper",
        showarrow = FALSE,
        align = "center",
        font = list(size = 9),
        bgcolor = "rgba(255,255,255,0.9)",
        bordercolor = "black",
        borderwidth = 1
      ),
      
      # Italy annotation
      list(
        text = "<b>Italy Physician Surge (2002)</b><br>
        Around 2002, Italy experienced a structural oversupply of physicians due to decades
        of high medical school enrollment.",
        x = 0.5,
        y = 0.01,
        xref = "paper",
        yref = "paper",
        showarrow = FALSE,
        align = "center",
        font = list(size = 9),
        bgcolor = "rgba(255,255,255,0.9)",
        bordercolor = "black",
        borderwidth = 1
      )
    ),
    
    margin = list(r = 0, t = 90, l = 0, b = 0)
  )

# ---------------------------------------------------------
# SHOW + SAVE
# ---------------------------------------------------------
fig

saveWidget(fig, "global_doctor_density_map.html")









# ---------------------------------------------------------
# Load libraries
# ---------------------------------------------------------
library(tidyverse)
library(plotly)
library(htmlwidgets)
library(zoo)
library(countrycode)

# ---------------------------------------------------------
# Load + Clean Data
# ---------------------------------------------------------
df <- read_csv("doctors.csv") %>%
  arrange(Entity, Year)

df <- df %>%
  filter(!str_detect(Entity, "\\(WB\\)")) %>%
  filter(!Entity %in% c(
    "World",
    "High-income countries",
    "Low-income countries",
    "Lower-middle-income countries",
    "Upper-middle-income countries",
    "Channel Islands",
    "Micronesia (country)",
    "Middle East, North Africa",
    "European Union (27)"
  ))

# Add ISO codes
df <- df %>%
  mutate(Code = countrycode(Entity, "country.name", "iso3c"))

df$Code[df$Entity == "United States"] <- "USA"
df$Code[df$Entity == "Russia"] <- "RUS"

df <- df %>% filter(!is.na(Code))

# ---------------------------------------------------------
# Fill Missing Years (forward fill ONLY real values)
# ---------------------------------------------------------
all_years <- 1960:2023

df_full <- df %>%
  group_by(Entity, Code) %>%
  complete(Year = all_years) %>%
  arrange(Entity, Year) %>%
  mutate(value = zoo::na.locf(`Physicians (per 1,000 people)`, na.rm = FALSE)) %>%
  ungroup()

# ---------------------------------------------------------
# HANDLE MISSING DATA (show as gray)
# ---------------------------------------------------------
df_full <- df_full %>%
  mutate(value_plot = ifelse(is.na(value), -1, value))

# ---------------------------------------------------------
# BUILD ANIMATED MAP
# ---------------------------------------------------------
fig <- plot_ly(
  data = df_full,
  type = "choropleth",
  locations = ~Code,
  z = ~value_plot,
  frame = ~Year,
  
  text = ~paste(
    "Country:", Entity,
    "<br>Year:", Year,
    "<br>Physicians per 1,000:", round(value, 2)
  ),
  hoverinfo = "text",
  
  # Colorblind-friendly + gray for missing
  colorscale = list(
    c(0, "#d9d9d9"),   # gray = missing
    c(0.001, "#440154"),
    c(1, "#fde725")
  ),
  
  zmin = -1,
  zmax = 8,
  
  colorbar = list(
    title = "Physicians<br>per 1,000"
  ),
  
  marker = list(
    line = list(color = "white", width = 0.5)
  )
)

# ---------------------------------------------------------
# ANIMATION SETTINGS
# ---------------------------------------------------------
fig <- fig %>%
  animation_opts(
    frame = 600,
    transition = 0,
    redraw = TRUE
  ) %>%
  animation_button(
    x = 0.1,
    y = 0.05,
    xanchor = "left",
    yanchor = "bottom"
  ) %>%
  animation_slider(
    x = 0.1,
    len = 0.9
  )

# ---------------------------------------------------------
# LAYOUT + ANNOTATIONS
# ---------------------------------------------------------
fig <- fig %>%
  layout(
    title = list(
      text = paste0(
        "<b>Global Physician Availability</b><br>",
        "Physicians per 1,000 People (1960–2023)<br>",
        "<i>Darker colors indicate lower physician availability (greater healthcare scarcity)</i>"
      ),
      x = 0.5
    ),
    
    geo = list(
      scope = "world",
      projection = list(type = "natural earth")
    ),
    
    annotations = list(
      
      # Spain annotation
      list(
        text = "<b>Spain Healthcare Expansion (1991)</b><br>
        Spain’s spike reflects earlier growth in medical training and healthcare expansion,
        leading to a surge of new doctors entering the workforce in the early 1990s.",
        x = 0.5,
        y = 0.13,
        xref = "paper",
        yref = "paper",
        showarrow = FALSE,
        align = "center",
        font = list(size = 10),
        bgcolor = "rgba(255,255,255,0.95)",
        bordercolor = "black",
        borderwidth = 1
      ),
      
      # Italy annotation
      list(
        text = "<b>Italy Physician Surge (2002)</b><br>
        Around 2002, Italy experienced a structural oversupply of physicians due to decades
        of high medical school enrollment.",
        x = 0.5,
        y = 0.04,
        xref = "paper",
        yref = "paper",
        showarrow = FALSE,
        align = "center",
        font = list(size = 10),
        bgcolor = "rgba(255,255,255,0.95)",
        bordercolor = "black",
        borderwidth = 1
      ),
      
      # Missing data note
      list(
        text = "<i>Gray = No data available</i>",
        x = 0.02,
        y = 0.02,
        xref = "paper",
        yref = "paper",
        showarrow = FALSE,
        align = "left",
        font = list(size = 10, color = "gray40")
      )
    ),
    
    margin = list(r = 0, t = 100, l = 0, b = 0)
  )

# ---------------------------------------------------------
# SHOW + SAVE
# ---------------------------------------------------------
fig

saveWidget(fig, "global_doctor_density_map.html")






# ---------------------------------------------------------
# Load libraries
# ---------------------------------------------------------
library(tidyverse)
library(plotly)
library(htmlwidgets)
library(zoo)
library(countrycode)

# ---------------------------------------------------------
# Load + Clean Data
# ---------------------------------------------------------
df <- read_csv("doctors.csv") %>%
  arrange(Entity, Year)

df <- df %>%
  filter(!str_detect(Entity, "\\(WB\\)")) %>%
  filter(!Entity %in% c(
    "World",
    "High-income countries",
    "Low-income countries",
    "Lower-middle-income countries",
    "Upper-middle-income countries",
    "Channel Islands",
    "Micronesia (country)",
    "Middle East, North Africa",
    "European Union (27)"
  ))

# Add ISO codes
df <- df %>%
  mutate(Code = countrycode(Entity, "country.name", "iso3c"))

df$Code[df$Entity == "United States"] <- "USA"
df$Code[df$Entity == "Russia"] <- "RUS"

df <- df %>% filter(!is.na(Code))

# ---------------------------------------------------------
# Fill Missing Years (forward fill ONLY real values)
# ---------------------------------------------------------
all_years <- 1960:2023

df_full <- df %>%
  group_by(Entity, Code) %>%
  complete(Year = all_years) %>%
  arrange(Entity, Year) %>%
  mutate(value = zoo::na.locf(`Physicians (per 1,000 people)`, na.rm = FALSE)) %>%
  ungroup()

# ---------------------------------------------------------
# HANDLE MISSING DATA (show as gray)
# ---------------------------------------------------------
df_full <- df_full %>%
  mutate(value_plot = ifelse(is.na(value), -1, value))

# ---------------------------------------------------------
# BUILD ANIMATED MAP
# ---------------------------------------------------------
fig <- plot_ly(
  data = df_full,
  type = "choropleth",
  locations = ~Code,
  z = ~value_plot,
  frame = ~Year,
  
  text = ~paste(
    "Country:", Entity,
    "<br>Year:", Year,
    "<br>Physicians per 1,000:", round(value, 2)
  ),
  hoverinfo = "text",
  
  # ✅ PURE VIRIDIS (BEST PRACTICE)
  colorscale = list(
    c(0, "#d9d9d9"),   # gray for missing
    c(0.001, "#440154"),
    c(0.25, "#3b528b"),
    c(0.5, "#21918c"),
    c(0.75, "#5ec962"),
    c(1, "#fde725")
  ),
  
  zmin = -1,
  zmax = 8,
  
  colorbar = list(
    title = "Physicians<br>per 1,000"
  ),
  
  marker = list(
    line = list(color = "white", width = 0.5)
  )
)

# ---------------------------------------------------------
# ANIMATION SETTINGS
# ---------------------------------------------------------
fig <- fig %>%
  animation_opts(
    frame = 600,
    transition = 0,
    redraw = TRUE
  ) %>%
  animation_button(
    x = 0.1,
    y = 0.05,
    xanchor = "left",
    yanchor = "bottom"
  ) %>%
  animation_slider(
    x = 0.1,
    len = 0.9
  )

# ---------------------------------------------------------
# LAYOUT + ANNOTATIONS
# ---------------------------------------------------------
fig <- fig %>%
  layout(
    title = list(
      text = paste0(
        "<b>Global Physician Availability</b><br>",
        "Physicians per 1,000 People (1960–2023)<br>",
        "<i>Darker colors indicate lower physician availability (greater healthcare scarcity)</i>"
      ),
      x = 0.5
    ),
    
    geo = list(
      scope = "world",
      projection = list(type = "natural earth")
    ),
    
    annotations = list(
      
      # Spain annotation
      list(
        text = "<b>Spain Healthcare Expansion (1991)</b><br>
        Spain’s spike reflects earlier growth in medical training and healthcare expansion,
        leading to a surge of new doctors entering the workforce in the early 1990s.",
        x = 0.5,
        y = 0.13,
        xref = "paper",
        yref = "paper",
        showarrow = FALSE,
        align = "center",
        font = list(size = 10),
        bgcolor = "rgba(255,255,255,0.95)",
        bordercolor = "black",
        borderwidth = 1
      ),
      
      # Italy annotation
      list(
        text = "<b>Italy Physician Surge (2002)</b><br>
        Around 2002, Italy experienced a structural oversupply of physicians due to decades
        of high medical school enrollment.",
        x = 0.5,
        y = 0.04,
        xref = "paper",
        yref = "paper",
        showarrow = FALSE,
        align = "center",
        font = list(size = 10),
        bgcolor = "rgba(255,255,255,0.95)",
        bordercolor = "black",
        borderwidth = 1
      ),
      
      # Missing data note
      list(
        text = "<i>Gray = No data available</i>",
        x = 0.02,
        y = 0.02,
        xref = "paper",
        yref = "paper",
        showarrow = FALSE,
        align = "left",
        font = list(size = 10, color = "gray40")
      )
    ),
    
    margin = list(r = 0, t = 100, l = 0, b = 0)
  )

# ---------------------------------------------------------
# SHOW + SAVE
# ---------------------------------------------------------
fig

saveWidget(fig, "global_doctor_density_map.html")








# ---------------------------------------------------------
# Load libraries
# ---------------------------------------------------------
library(tidyverse)
library(plotly)
library(htmlwidgets)
library(zoo)
library(countrycode)

# ---------------------------------------------------------
# Load + Clean Data
# ---------------------------------------------------------
df <- read_csv("doctors.csv") %>%
  arrange(Entity, Year)

df <- df %>%
  filter(!str_detect(Entity, "\\(WB\\)")) %>%
  filter(!Entity %in% c(
    "World",
    "High-income countries",
    "Low-income countries",
    "Lower-middle-income countries",
    "Upper-middle-income countries",
    "Channel Islands",
    "Micronesia (country)",
    "Middle East, North Africa",
    "European Union (27)"
  ))

# Add ISO codes
df <- df %>%
  mutate(Code = countrycode(Entity, "country.name", "iso3c"))

df$Code[df$Entity == "United States"] <- "USA"
df$Code[df$Entity == "Russia"] <- "RUS"

df <- df %>% filter(!is.na(Code))

# ---------------------------------------------------------
# Fill Missing Years
# ---------------------------------------------------------
all_years <- 1960:2023

df_full <- df %>%
  group_by(Entity, Code) %>%
  complete(Year = all_years) %>%
  arrange(Entity, Year) %>%
  mutate(value = zoo::na.locf(`Physicians (per 1,000 people)`, na.rm = FALSE)) %>%
  ungroup()

# ---------------------------------------------------------
# Handle Missing Data
# ---------------------------------------------------------
df_full <- df_full %>%
  mutate(value_plot = ifelse(is.na(value), -1, value))

# ---------------------------------------------------------
# Build Map
# ---------------------------------------------------------
fig <- plot_ly(
  data = df_full,
  type = "choropleth",
  locations = ~Code,
  z = ~value_plot,
  frame = ~Year,
  
  text = ~paste(
    "Country:", Entity,
    "<br>Year:", Year,
    "<br>Physicians per 1,000:", round(value, 2)
  ),
  hoverinfo = "text",
  
  colorscale = list(
    c(0, "#d9d9d9"),
    c(0.001, "#440154"),
    c(0.25, "#3b528b"),
    c(0.5, "#21918c"),
    c(0.75, "#5ec962"),
    c(1, "#fde725")
  ),
  
  zmin = -1,
  zmax = 8,
  
  colorbar = list(
    title = "Physicians<br>per 1,000"
  ),
  
  marker = list(
    line = list(color = "white", width = 0.5)
  )
)

# ---------------------------------------------------------
# Animation (RAISED CONTROLS)
# ---------------------------------------------------------
fig <- fig %>%
  animation_opts(
    frame = 600,
    transition = 0,
    redraw = TRUE
  ) %>%
  animation_button(
    x = 0.1,
    y = 0.12,   # 🔥 raised from 0.05 → 0.12
    xanchor = "left",
    yanchor = "bottom"
  ) %>%
  animation_slider(
    x = 0.1,
    y = 0.08,   # 🔥 explicitly raise slider
    len = 0.9
  )

# ---------------------------------------------------------
# Layout
# ---------------------------------------------------------
fig <- fig %>%
  layout(
    title = list(
      text = paste0(
        "<b>Global Physician Availability</b><br>",
        "Physicians per 1,000 People (1960–2023)<br>",
        "<i>Darker colors indicate lower physician availability (greater healthcare scarcity)</i>"
      ),
      x = 0.5
    ),
    
    geo = list(
      scope = "world",
      projection = list(type = "natural earth")
    ),
    
    annotations = list(
      
      list(
        text = "<b>Spain Healthcare Expansion (1991)</b><br>
        Spain’s spike reflects earlier growth in medical training and healthcare expansion,
        leading to a surge of new doctors entering the workforce in the early 1990s.",
        x = 0.5,
        y = 0.13,
        xref = "paper",
        yref = "paper",
        showarrow = FALSE,
        align = "center",
        font = list(size = 10),
        bgcolor = "rgba(255,255,255,0.95)",
        bordercolor = "black",
        borderwidth = 1
      ),
      
      list(
        text = "<b>Italy Physician Surge (2002)</b><br>
        Around 2002, Italy experienced a structural oversupply of physicians due to decades
        of high medical school enrollment.",
        x = 0.5,
        y = 0.04,
        xref = "paper",
        yref = "paper",
        showarrow = FALSE,
        align = "center",
        font = list(size = 10),
        bgcolor = "rgba(255,255,255,0.95)",
        bordercolor = "black",
        borderwidth = 1
      ),
      
      list(
        text = "<i>Gray = No data available</i>",
        x = 0.02,
        y = 0.02,
        xref = "paper",
        yref = "paper",
        showarrow = FALSE,
        align = "left",
        font = list(size = 10, color = "gray40")
      )
    ),
    
    # keep margin
    margin = list(r = 0, t = 100, l = 0, b = 80)
  )

# ---------------------------------------------------------
# Show + Save
# ---------------------------------------------------------
fig
saveWidget(fig, "global_doctor_density_map.html")









# ---------------------------------------------------------
# Load libraries
# ---------------------------------------------------------
library(tidyverse)
library(plotly)
library(htmlwidgets)
library(zoo)
library(countrycode)

# ---------------------------------------------------------
# Load + Clean Data
# ---------------------------------------------------------
df <- read_csv("doctors.csv") %>%
  arrange(Entity, Year)

df <- df %>%
  filter(!str_detect(Entity, "\\(WB\\)")) %>%
  filter(!Entity %in% c(
    "World",
    "High-income countries",
    "Low-income countries",
    "Lower-middle-income countries",
    "Upper-middle-income countries",
    "Channel Islands",
    "Micronesia (country)",
    "Middle East, North Africa",
    "European Union (27)"
  ))

# Add ISO codes
df <- df %>%
  mutate(Code = countrycode(Entity, "country.name", "iso3c"))

df$Code[df$Entity == "United States"] <- "USA"
df$Code[df$Entity == "Russia"] <- "RUS"

df <- df %>% filter(!is.na(Code))

# ---------------------------------------------------------
# Fill Missing Years
# ---------------------------------------------------------
all_years <- 1960:2023

df_full <- df %>%
  group_by(Entity, Code) %>%
  complete(Year = all_years) %>%
  arrange(Entity, Year) %>%
  mutate(value = zoo::na.locf(`Physicians (per 1,000 people)`, na.rm = FALSE)) %>%
  ungroup()

# ---------------------------------------------------------
# Handle Missing Data
# ---------------------------------------------------------
df_full <- df_full %>%
  mutate(value_plot = ifelse(is.na(value), -1, value))

# ---------------------------------------------------------
# Build Map
# ---------------------------------------------------------
fig <- plot_ly(
  data = df_full,
  type = "choropleth",
  locations = ~Code,
  z = ~value_plot,
  frame = ~Year,
  
  text = ~paste(
    "Country:", Entity,
    "<br>Year:", Year,
    "<br>Physicians per 1,000:", round(value, 2)
  ),
  hoverinfo = "text",
  
  colorscale = list(
    c(0, "#d9d9d9"),
    c(0.001, "#440154"),
    c(0.25, "#3b528b"),
    c(0.5, "#21918c"),
    c(0.75, "#5ec962"),
    c(1, "#fde725")
  ),
  
  zmin = -1,
  zmax = 8,
  
  colorbar = list(
    title = "Physicians<br>per 1,000"
  ),
  
  marker = list(
    line = list(color = "white", width = 0.5)
  )
)

# ---------------------------------------------------------
# Animation (RAISED CONTROLS)
# ---------------------------------------------------------
fig <- fig %>%
  animation_opts(
    frame = 600,
    transition = 0,
    redraw = TRUE
  ) %>%
  animation_button(
    x = 0.1,
    y = 0.12,   # 🔥 raised from 0.05 → 0.12
    xanchor = "left",
    yanchor = "bottom"
  ) %>%
  animation_slider(
    x = 0.1,
    y = 0.08,   # 🔥 explicitly raise slider
    len = 0.9
  )

# ---------------------------------------------------------
# Layout
# ---------------------------------------------------------
fig <- fig %>%
  layout(
    title = list(
      text = paste0(
        "<b>Global Physician Availability</b><br>",
        "Physicians per 1,000 People (1960–2023)<br>",
        "<i>Darker colors indicate lower physician availability (greater healthcare scarcity)</i>"
      ),
      x = 0.5
    ),
    
    geo = list(
      scope = "world",
      projection = list(type = "natural earth")
    ),
    
    annotations = list(
      
      list(
        text = "<b>Spain Healthcare Expansion (1991)</b><br>
        Spain’s spike reflects earlier growth in medical training and healthcare expansion,
        leading to a surge of new doctors entering the workforce in the early 1990s.",
        x = 0.5,
        y = 0.13,
        xref = "paper",
        yref = "paper",
        showarrow = FALSE,
        align = "center",
        font = list(size = 10),
        bgcolor = "rgba(255,255,255,0.95)",
        bordercolor = "black",
        borderwidth = 1
      ),
      
      list(
        text = "<b>Italy Physician Surge (2002)</b><br>
        Around 2002, Italy experienced a structural oversupply of physicians due to decades
        of high medical school enrollment.",
        x = 0.5,
        y = 0.04,
        xref = "paper",
        yref = "paper",
        showarrow = FALSE,
        align = "center",
        font = list(size = 10),
        bgcolor = "rgba(255,255,255,0.95)",
        bordercolor = "black",
        borderwidth = 1
      ),
      
      list(
        text = "<i>Gray = No data available</i>",
        x = 0.02,
        y = 0.02,
        xref = "paper",
        yref = "paper",
        showarrow = FALSE,
        align = "left",
        font = list(size = 10, color = "gray40")
      )
    ),
    
    # keep margin
    margin = list(r = 0, t = 100, l = 0, b = 80)
  )

# ---------------------------------------------------------
# Show + Save
# ---------------------------------------------------------
fig
saveWidget(fig, "global_doctor_density_map.html")
